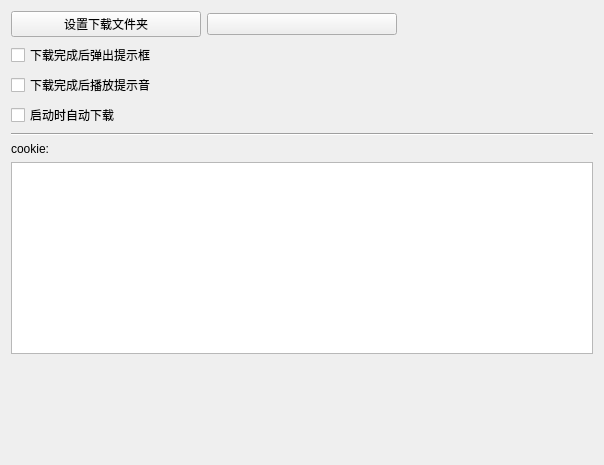
<?xml version="1.0" encoding="UTF-8"?>
<ui version="4.0">
 <class>Form</class>
 <widget class="QWidget" name="Form">
  <property name="geometry">
   <rect>
    <x>0</x>
    <y>0</y>
    <width>604</width>
    <height>465</height>
   </rect>
  </property>
  <property name="windowTitle">
   <string>Form</string>
  </property>
  <property name="class" stdset="0">
   <string>settings-dialog</string>
  </property>
  <layout class="QVBoxLayout" name="verticalLayout_2">
   <item>
    <layout class="QVBoxLayout" name="verticalLayout">
     <item>
      <layout class="QHBoxLayout" name="horizontalLayout">
       <item>
        <widget class="QPushButton" name="showFileDialogBtn">
         <property name="cursor">
          <cursorShape>PointingHandCursor</cursorShape>
         </property>
         <property name="focusPolicy">
          <enum>Qt::StrongFocus</enum>
         </property>
         <property name="text">
          <string>设置下载文件夹</string>
         </property>
         <property name="class" stdset="0">
          <string>show-file-dialog-btn</string>
         </property>
        </widget>
       </item>
       <item>
        <widget class="QPushButton" name="downloadPathBtn">
         <property name="sizePolicy">
          <sizepolicy hsizetype="Minimum" vsizetype="Fixed">
           <horstretch>0</horstretch>
           <verstretch>0</verstretch>
          </sizepolicy>
         </property>
         <property name="cursor">
          <cursorShape>PointingHandCursor</cursorShape>
         </property>
         <property name="focusPolicy">
          <enum>Qt::NoFocus</enum>
         </property>
         <property name="toolTip">
          <string>打开文件夹</string>
         </property>
         <property name="text">
          <string/>
         </property>
         <property name="class" stdset="0">
          <string>download-path</string>
         </property>
        </widget>
       </item>
       <item>
        <widget class="QLabel" name="usedText">
         <property name="text">
          <string/>
         </property>
         <property name="class" stdset="0">
          <string>used-text</string>
         </property>
        </widget>
       </item>
      </layout>
     </item>
     <item>
      <layout class="QHBoxLayout" name="horizontalLayout_2"/>
     </item>
     <item>
      <widget class="QCheckBox" name="isShowMessage">
       <property name="focusPolicy">
        <enum>Qt::StrongFocus</enum>
       </property>
       <property name="text">
        <string>下载完成后弹出提示框</string>
       </property>
      </widget>
     </item>
     <item>
      <widget class="QCheckBox" name="isPlayRingtone">
       <property name="focusPolicy">
        <enum>Qt::StrongFocus</enum>
       </property>
       <property name="text">
        <string>下载完成后播放提示音</string>
       </property>
      </widget>
     </item>
     <item>
      <widget class="QCheckBox" name="isAutoDownload">
       <property name="focusPolicy">
        <enum>Qt::StrongFocus</enum>
       </property>
       <property name="text">
        <string>启动时自动下载</string>
       </property>
      </widget>
     </item>
     <item>
      <widget class="Line" name="line">
       <property name="orientation">
        <enum>Qt::Horizontal</enum>
       </property>
      </widget>
     </item>
     <item>
      <widget class="QLabel" name="label">
       <property name="text">
        <string>cookie:</string>
       </property>
      </widget>
     </item>
     <item>
      <widget class="QPlainTextEdit" name="cookieInput">
       <property name="class" stdset="0">
        <string>cookie-input</string>
       </property>
      </widget>
     </item>
     <item>
      <spacer name="verticalSpacer">
       <property name="orientation">
        <enum>Qt::Vertical</enum>
       </property>
       <property name="sizeHint" stdset="0">
        <size>
         <width>20</width>
         <height>40</height>
        </size>
       </property>
      </spacer>
     </item>
    </layout>
   </item>
  </layout>
 </widget>
 <resources/>
 <connections/>
</ui>
